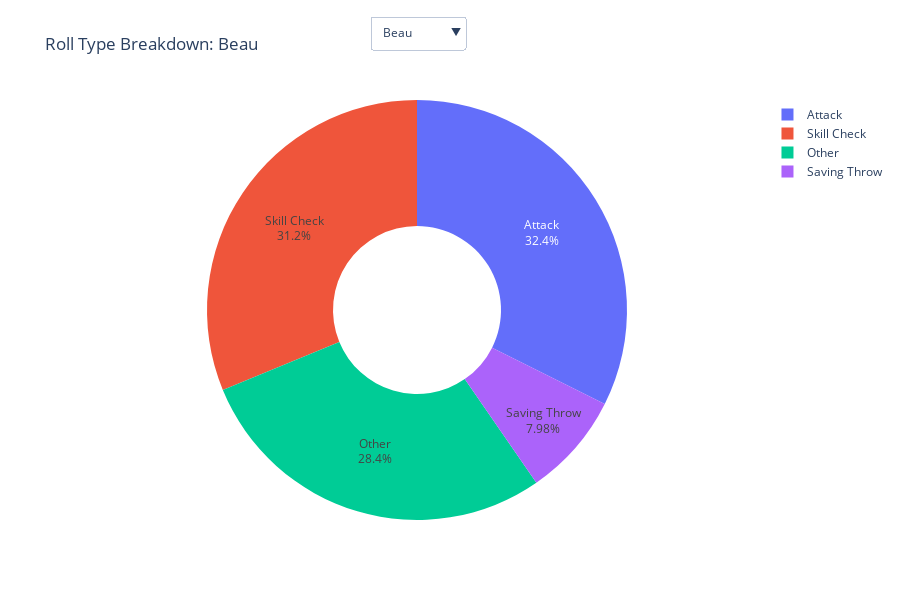

Notebook cell for this chart:
### Markdown cell above
### Roll Type Breakdown by Character (Interactive)

This interactive chart allows us to explore the breakdown of roll types for each character. By selecting a character from the dropdown menu, we can observe which kinds of actions they performed most, whether it's skill checks, attacks, spellcasting, or saving throws.

### Code cell
# Get the list of unique characters (optional: filter to main characters only)
unique_characters = sorted(df["Character"].unique())

# Create the figure and add one pie trace per character
fig = go.Figure()

for i, char in enumerate(unique_characters):
    char_data = df[df["Character"] == char]["Roll Category"].value_counts().reset_index()
    char_data.columns = ["Roll Category", "Count"]
    
    fig.add_trace(go.Pie(
        labels=char_data["Roll Category"],
        values=char_data["Count"],
        name=char,
        hole=0.4,
        visible=(i == 0),
        textinfo="percent+label"
    ))

# Create the dropdown buttons
dropdown_buttons = [
    dict(label=char,
         method="update",
         args=[
             {"visible": [i == j for j in range(len(unique_characters))]},
             {"title": f"Roll Type Breakdown: {char}"}
         ])
    for i, char in enumerate(unique_characters)
]

# Update the layout with dropdown
fig.update_layout(
    updatemenus=[
        dict(
            active=0,
            buttons=dropdown_buttons,
            x=0.5,
            xanchor="center",
            y=1.2
        )
    ],
    title=f"Roll Type Breakdown: {unique_characters[0]}",
    height=600,
    showlegend=True
)

fig.show()

### Figure 1 — Plotly figure (JSON) as saved in the notebook; plotly's stock layout.template omitted (floating-point values rounded to 4 significant figures)
{"data": [{"hole": 0.4, "labels": ["Attack", "Skill Check", "Other", "Saving Throw"], "name": "Beau", "textinfo": "percent+label", "type": "pie", "values": [990, 954, 868, 244], "visible": true}, {"hole": 0.4, "labels": ["Skill Check", "Other", "Saving Throw", "Attack"], "name": "Caduceus", "textinfo": "percent+label", "type": "pie", "values": [668, 403, 215, 39], "visible": false}, {"hole": 0.4, "labels": ["Skill Check", "Other", "Saving Throw", "Attack", "Spellcasting"], "name": "Caleb", "textinfo": "percent+label", "type": "pie", "values": [794, 489, 246, 205, 2], "visible": false}, {"hole": 0.4, "labels": ["Skill Check", "Other", "Attack", "Saving Throw"], "name": "Fjord", "textinfo": "percent+label", "type": "pie", "values": [762, 606, 521, 232], "visible": false}, {"hole": 0.4, "labels": ["Skill Check", "Other", "Attack", "Saving Throw"], "name": "Guest", "textinfo": "percent+label", "type": "pie", "values": [133, 100, 79, 26], "visible": false}, {"hole": 0.4, "labels": ["Skill Check", "Other", "Attack", "Saving Throw"], "name": "Jester", "textinfo": "percent+label", "type": "pie", "values": [858, 747, 228, 217], "visible": false}, {"hole": 0.4, "labels": ["Skill Check", "Other", "Attack", "Saving Throw"], "name": "Molly", "textinfo": "percent+label", "type": "pie", "values": [171, 149, 109, 18], "visible": false}, {"hole": 0.4, "labels": ["Skill Check", "Other", "Attack", "Saving Throw"], "name": "NPC", "textinfo": "percent+label", "type": "pie", "values": [122, 68, 63, 17], "visible": false}, {"hole": 0.4, "labels": ["Skill Check", "Other", "Attack", "Saving Throw"], "name": "Veth", "textinfo": "percent+label", "type": "pie", "values": [989, 712, 485, 190], "visible": false}, {"hole": 0.4, "labels": ["Other", "Attack", "Skill Check", "Saving Throw"], "name": "Yasha", "textinfo": "percent+label", "type": "pie", "values": [532, 492, 303, 282], "visible": false}], "layout": {"height": 600, "showlegend": true, "title": {"text": "Roll Type Breakdown: Beau"}, "updatemenus": [{"active": 0, "buttons": [{"args": [{"visible": [true, false, false, false, false, false, false, false, false, false]}, {"title": "Roll Type Breakdown: Beau"}], "label": "Beau", "method": "update"}, {"args": [{"visible": [false, true, false, false, false, false, false, false, false, false]}, {"title": "Roll Type Breakdown: Caduceus"}], "label": "Caduceus", "method": "update"}, {"args": [{"visible": [false, false, true, false, false, false, false, false, false, false]}, {"title": "Roll Type Breakdown: Caleb"}], "label": "Caleb", "method": "update"}, {"args": [{"visible": [false, false, false, true, false, false, false, false, false, false]}, {"title": "Roll Type Breakdown: Fjord"}], "label": "Fjord", "method": "update"}, {"args": [{"visible": [false, false, false, false, true, false, false, false, false, false]}, {"title": "Roll Type Breakdown: Guest"}], "label": "Guest", "method": "update"}, {"args": [{"visible": [false, false, false, false, false, true, false, false, false, false]}, {"title": "Roll Type Breakdown: Jester"}], "label": "Jester", "method": "update"}, {"args": [{"visible": [false, false, false, false, false, false, true, false, false, false]}, {"title": "Roll Type Breakdown: Molly"}], "label": "Molly", "method": "update"}, {"args": [{"visible": [false, false, false, false, false, false, false, true, false, false]}, {"title": "Roll Type Breakdown: NPC"}], "label": "NPC", "method": "update"}, {"args": [{"visible": [false, false, false, false, false, false, false, false, true, false]}, {"title": "Roll Type Breakdown: Veth"}], "label": "Veth", "method": "update"}, {"args": [{"visible": [false, false, false, false, false, false, false, false, false, true]}, {"title": "Roll Type Breakdown: Yasha"}], "label": "Yasha", "method": "update"}], "x": 0.5, "xanchor": "center", "y": 1.2}]}}
